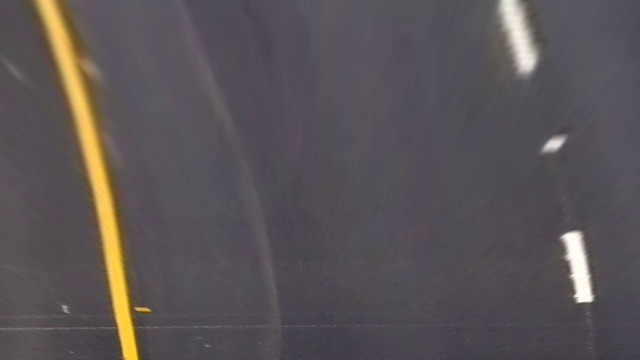
#> input picture examples/Bird eye view1.jpg, 640 x 360 px
$ python -i utilities.py   (imports and definitions only)   (older library calls are emulated)
#> lines starting #> are read from the running program, lines starting #| are printed output that depends on the picture; after the words box and inside, x2 and y2 are one past the last pixel; in counts of white or black regions, pixels touching at a corner belong together
import cv2
import numpy as np
import sys
import os
from moviepy.editor import VideoFileClip
import matplotlib.pyplot as plt
from camera import Camera
from skimage import exposure

#debug function to get one frame from video file
# [28 lines left out: functions getFrame, drawColorSpace, not called in this run]

#Image color normalization with opencv/gamma correction
def refineImage(img):
    #original code https://stackoverflow.com/questions/24341114/simple-illumination-correction-in-images-opencv-c
    lab= cv2.cvtColor(img, cv2.COLOR_BGR2LAB)
#> lab: shape (360, 640, 3); mean of channels 0, 1, 2 91.8, 130.7, 125.1
    #-----Splitting the LAB image to different channels-------------------------
    l, a, b = cv2.split(lab)
    #-----Applying CLAHE to L-channel-------------------------------------------
    clahe = cv2.createCLAHE(clipLimit=2.0, tileGridSize=(8,8))
    cl = clahe.apply(l)
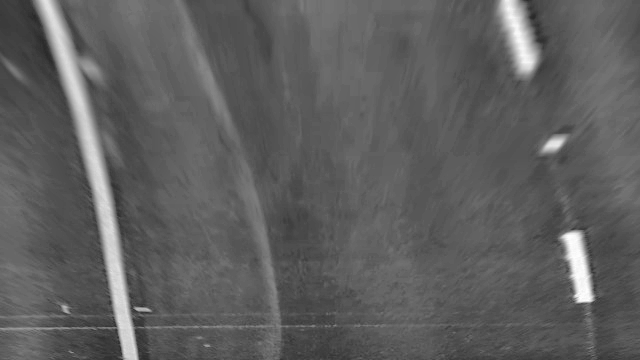
#> cl: shape (360, 640); min 40, max 254, mean 94.8
    #-----Merge the CLAHE enhanced L-channel with the a and b channel-----------
    limg = cv2.merge((cl,a,b))
#> limg: shape (360, 640, 3); mean of channels 0, 1, 2 94.8, 130.7, 125.1
    #-----Converting image from LAB Color model to RGB model--------------------
    img = cv2.cvtColor(limg, cv2.COLOR_LAB2BGR)
    return img

#Keep on color image only yellow/white pixels with predefined tresholds, returns binary mask
def colorTreshold(img):
    hsv = cv2.cvtColor(img, cv2.COLOR_RGB2HSV)
#> hsv: shape (360, 640, 3); mean H, S, V 125.8, 27.5, 95.1
    lower_yellow = np.array([50,80,150])
    upper_yellow = np.array([255,255,255])
    mask_yellow = cv2.inRange(hsv, lower_yellow, upper_yellow)
#> mask_yellow: shape (360, 640); every value is 0

    lower_white = np.array([200,200,200])
    upper_white = np.array([255,255,255])
    mask_white = cv2.inRange(img, lower_white, upper_white)
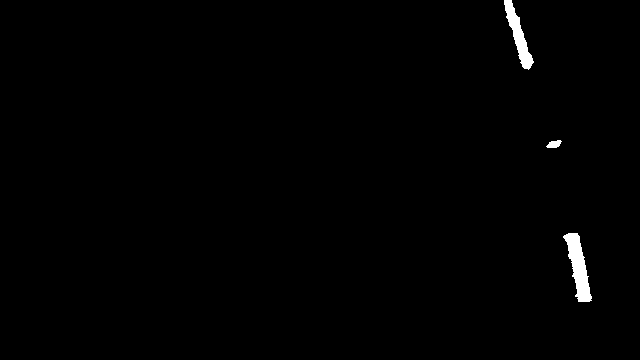
#> mask_white: shape (360, 640); 0.77% white; 3 white regions, box (x1, y1, x2, y2) and area: (563, 233, 592, 302) 962, (504, 0, 534, 70) 735, (546, 140, 562, 148) 87

    img = cv2.bitwise_and(img, img, mask = mask_yellow | mask_white)
    #showScaled('color trash', img, 0.5)

    mask_res = np.zeros_like(mask_white)
    mask = mask_yellow | mask_white
    mask[(mask == 255)] = 1
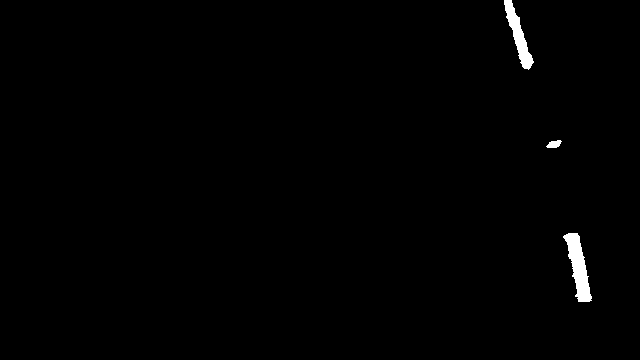
#> mask: shape (360, 640); values 0 (black) and 1 (white), 0.77% white; 3 white regions, box (x1, y1, x2, y2) and area: (563, 233, 592, 302) 962, (504, 0, 534, 70) 735, (546, 140, 562, 148) 87

    return mask

#adaptive gamma correction
# [4 lines left out: function equalize, not called in this run]

#main color pipeline
def colorPipeline(img, s_thresh=(50, 250), sx_thresh=(5, 200), debug = False):
    #img = np.copy(img)

    imgEqualized = refineImage(img)
    colorMask = colorTreshold(imgEqualized)
    # Convert to HLS color space and separate the V channel

    hls = cv2.cvtColor(img, cv2.COLOR_RGB2HLS).astype(np.float)
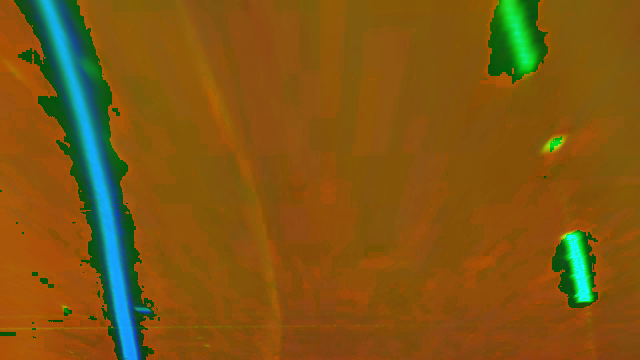
#> hls: shape (360, 640, 3) float64; mean R, G, B 127.8, 86.1, 19.3
    l_channel = hls[:,:,1]
    s_channel = hls[:,:,2]
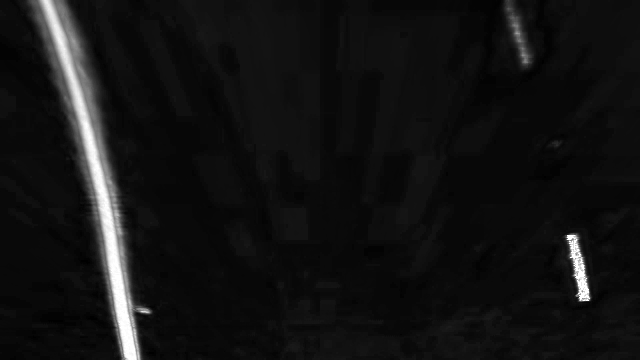
#> s_channel: shape (360, 640) float64; min 0, max 255, mean 19.3

    # Sobel x
    sobelx = cv2.Sobel(l_channel, cv2.CV_64F, 1, 0) # Take the derivative in x
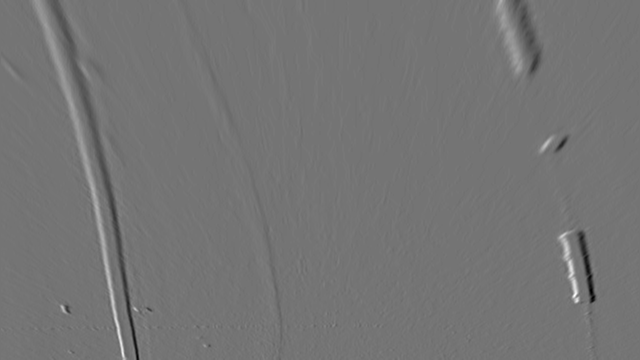
#> sobelx: shape (360, 640) float64; min -338, max 400, mean 0; drawn with min black and max white
    abs_sobelx = np.absolute(sobelx) # Absolute x derivative to accentuate lines away from horizontal
    scaled_sobel = np.uint8(255*abs_sobelx/np.max(abs_sobelx))

    # Threshold x gradient
    sxbinary = np.zeros_like(scaled_sobel)
    sxbinary[(scaled_sobel >= sx_thresh[0]) & (scaled_sobel <= sx_thresh[1])] = 1

    # Threshold color channel
    s_binary = np.zeros_like(s_channel)
    s_binary[(s_channel >= s_thresh[0]) & (s_channel <= s_thresh[1])] = 1

    combined_binary = np.zeros_like(sxbinary)
    #combined_binary[(s_binary == 1) | (sxbinary == 1)] = 1
    combined_binary[(colorMask == 1) & (sxbinary == 1)] = 1

    #trashMask = colorTreshold(img)
    #combined_binary[(sxbinary == 1) | (trashMask == 1)] = 255

    if debug == True:
        # Stack each channel
        # Note color_binary[:, :, 0] is all 0s, effectively an all black image. It might
        # be beneficial to replace this channel with something else.
        #color_binary = np.dstack(( np.zeros_like(sxbinary), sxbinary, colorMask)) * 255
        color_binary = np.dstack(( np.zeros_like(sxbinary), sxbinary, s_binary))* 255

        showScaled('Color pipe line #0', img, 0.5)
        showScaled('Color pipe line #1', color_binary, 0.5)
        showScaled('Color pipe line #2', combined_binary*255, 0.5)

    return combined_binary

#bird eye view transformation and back transfromation
# [44 lines left out: functions warp, showScaled, show, showAndExit, draw_lines_orig, not called in this run]

>>> import cv2
>>> picture = cv2.cvtColor(cv2.imread('examples/Bird eye view1.jpg'), cv2.COLOR_BGR2RGB)
>>> result = colorPipeline(picture)
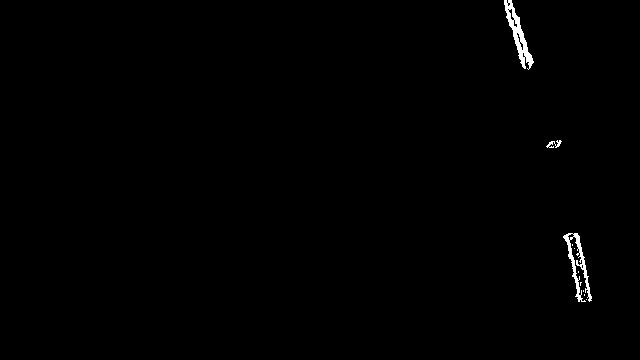
#> result: shape (360, 640); values 0 (black) and 1 (white), 0.55% white; 10 white regions (7 under 20 px), largest, box (x1, y1, x2, y2) and area: (504, 0, 534, 70) 641, (563, 233, 592, 302) 560, (546, 140, 562, 148) 60

$ run again, on examples/Color pipe line #1.jpg
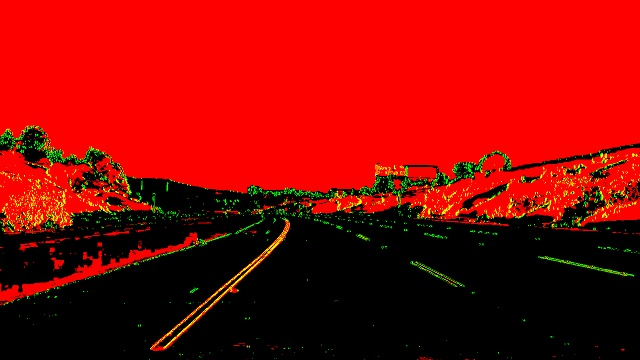
#> input picture examples/Color pipe line #1.jpg, 640 x 360 px
#> lab: shape (360, 640, 3); mean of channels 0, 1, 2 49.9, 169.6, 69.2
#> limg: shape (360, 640, 3); mean of channels 0, 1, 2 58.3, 169.6, 69.2
#> hsv: shape (360, 640, 3); mean H, S, V 57.1, 161.8, 149.8
#> in colorTreshold, `mask_yellow = cv2.inRange(hsv, lower_yellow, upper_yellow)`:
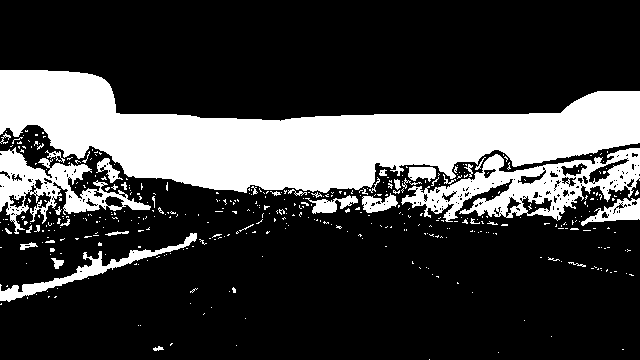
#> mask_yellow: shape (360, 640); 24.9% white; 435 white regions (398 under 20 px), largest, box (x1, y1, x2, y2) and area: (0, 70, 640, 193) 39636, (401, 148, 640, 222) 6937, (0, 147, 151, 234) 4087
#> mask_white: shape (360, 640); every value is 0
#> `result = colorPipeline(picture)`:
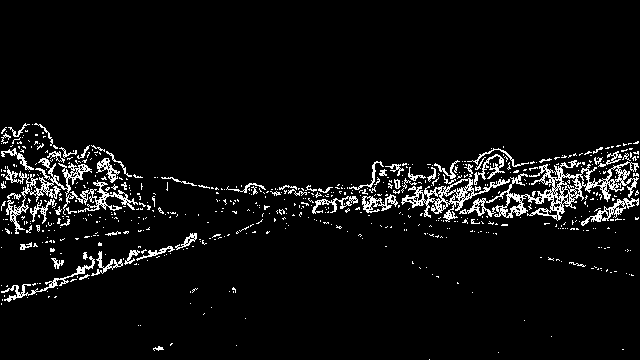
#> result: shape (360, 640); values 0 (black) and 1 (white), 5.4% white in thin lines or dots, all inside (x1, y1, x2, y2) = (1, 123, 639, 360)
